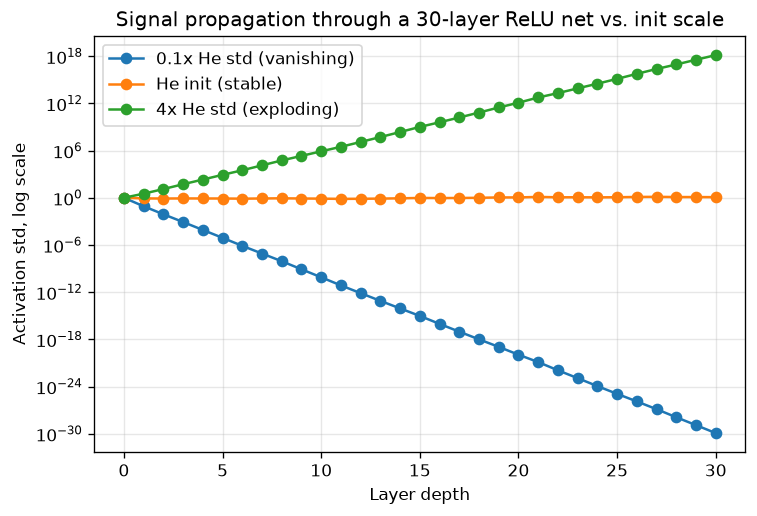

The script that saved this image:
import numpy as np
import matplotlib.pyplot as plt

# Signal propagation through a deep ReLU net under three init scales.
# Same mechanism drives both forward activation blowup/collapse and the
# backward gradient product from Day 116's chain-rule connection -- the
# weights multiply the signal at every layer either way.

N_LAYERS = 30
WIDTH = 256
N_SAMPLES = 64


def forward_track_std(std_fn, seed=42):
    rng = np.random.default_rng(seed)  # np.random.default_rng: modern NumPy RNG, seeded for reproducibility
    x = rng.normal(size=(N_SAMPLES, WIDTH))
    stds = [x.std()]
    for _ in range(N_LAYERS):
        W = rng.normal(0.0, std_fn(WIDTH), size=(WIDTH, WIDTH))
        x = np.maximum(0.0, x @ W)  # ReLU; @ is matrix multiply
        stds.append(x.std())
    return stds


he_scale = lambda n: np.sqrt(2.0 / n)          # He init: variance-preserving for ReLU
too_small_scale = lambda n: 0.1 * he_scale(n)  # 10x below He -> signal collapses
too_large_scale = lambda n: 4.0 * he_scale(n)  # 4x above He -> signal blows up

stds_small = forward_track_std(too_small_scale)
stds_he = forward_track_std(he_scale)
stds_large = forward_track_std(too_large_scale)

layers = np.arange(N_LAYERS + 1)

plt.figure(figsize=(7, 4.5))
plt.semilogy(layers, stds_small, marker="o", label="0.1x He std (vanishing)")
plt.semilogy(layers, stds_he, marker="o", label="He init (stable)")
plt.semilogy(layers, stds_large, marker="o", label="4x He std (exploding)")
plt.xlabel("Layer depth")
plt.ylabel("Activation std, log scale")
plt.title("Signal propagation through a 30-layer ReLU net vs. init scale")
plt.legend()
plt.grid(True, which="both", alpha=0.3)
plt.savefig("graph_DAY_117.png", dpi=120, bbox_inches="tight")
